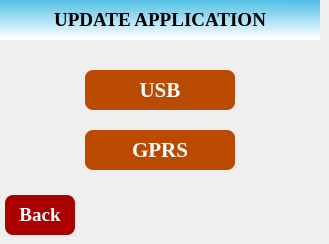
   <widget class="QWidget" name="page_17">
    <widget class="QLabel" name="label_21">
     <property name="geometry">
      <rect>
       <x>0</x>
       <y>0</y>
       <width>320</width>
       <height>40</height>
      </rect>
     </property>
     <property name="font">
      <font>
       <family>Liberation Serif</family>
       <pointsize>14</pointsize>
       <weight>75</weight>
       <bold>true</bold>
      </font>
     </property>
     <property name="styleSheet">
      <string notr="true">background-color: qlineargradient(spread:pad, x1:0.97005, y1:0, x2:0.960199, y2:0.972, stop:0 rgba(80, 191, 229, 255), stop:1 rgba(255, 255, 255, 255));</string>
     </property>
     <property name="text">
      <string>UPDATE APPLICATION</string>
     </property>
     <property name="alignment">
      <set>Qt::AlignCenter</set>
     </property>
    </widget>
    <widget class="QLabel" name="label_22">
     <property name="geometry">
      <rect>
       <x>0</x>
       <y>0</y>
       <width>50</width>
       <height>40</height>
      </rect>
     </property>
     <property name="styleSheet">
      <string notr="true">border-image: url(:/rsc/images/NagalandGovtLogo.png);</string>
     </property>
     <property name="text">
      <string/>
     </property>
     <property name="pixmap">
      <pixmap>:/rsc/images/uk_logo.png</pixmap>
     </property>
     <property name="scaledContents">
      <bool>true</bool>
     </property>
    </widget>
    <widget class="QPushButton" name="BtnUSBUpdateApp">
     <property name="geometry">
      <rect>
       <x>85</x>
       <y>70</y>
       <width>150</width>
       <height>40</height>
      </rect>
     </property>
     <property name="font">
      <font>
       <family>Liberation Serif</family>
       <pointsize>16</pointsize>
       <weight>75</weight>
       <bold>true</bold>
      </font>
     </property>
     <property name="styleSheet">
      <string notr="true">border-radius: 8px;
color: rgb(255,255, 255);
background-color: rgb(186, 74, 0);</string>
     </property>
     <property name="text">
      <string>USB</string>
     </property>
    </widget>
    <widget class="QPushButton" name="BtnGPRSUpdateApp">
     <property name="geometry">
      <rect>
       <x>85</x>
       <y>130</y>
       <width>150</width>
       <height>40</height>
      </rect>
     </property>
     <property name="font">
      <font>
       <family>Liberation Serif</family>
       <pointsize>16</pointsize>
       <weight>75</weight>
       <bold>true</bold>
      </font>
     </property>
     <property name="styleSheet">
      <string notr="true">border-radius: 8px;
color: rgb(255,255, 255);
background-color: rgb(186, 74, 0);</string>
     </property>
     <property name="text">
      <string>GPRS</string>
     </property>
    </widget>
    <widget class="QPushButton" name="BtnBack_4">
     <property name="geometry">
      <rect>
       <x>5</x>
       <y>195</y>
       <width>70</width>
       <height>40</height>
      </rect>
     </property>
     <property name="font">
      <font>
       <family>Liberation Serif</family>
       <pointsize>14</pointsize>
       <weight>75</weight>
       <bold>true</bold>
      </font>
     </property>
     <property name="styleSheet">
      <string notr="true">/*color: rgb(0, 0, 127);
background-color: rgb(255, 255, 255);*/
border-radius: 8px;
background-color: rgb(170, 0, 0);
color: rgb(255, 255, 255);</string>
     </property>
     <property name="text">
      <string>Back</string>
     </property>
    </widget>
    <widget class="QLabel" name="lbl_sig4">
     <property name="geometry">
      <rect>
       <x>238</x>
       <y>201</y>
       <width>81</width>
       <height>31</height>
      </rect>
     </property>
     <property name="text">
      <string/>
     </property>
    </widget>
   </widget>
